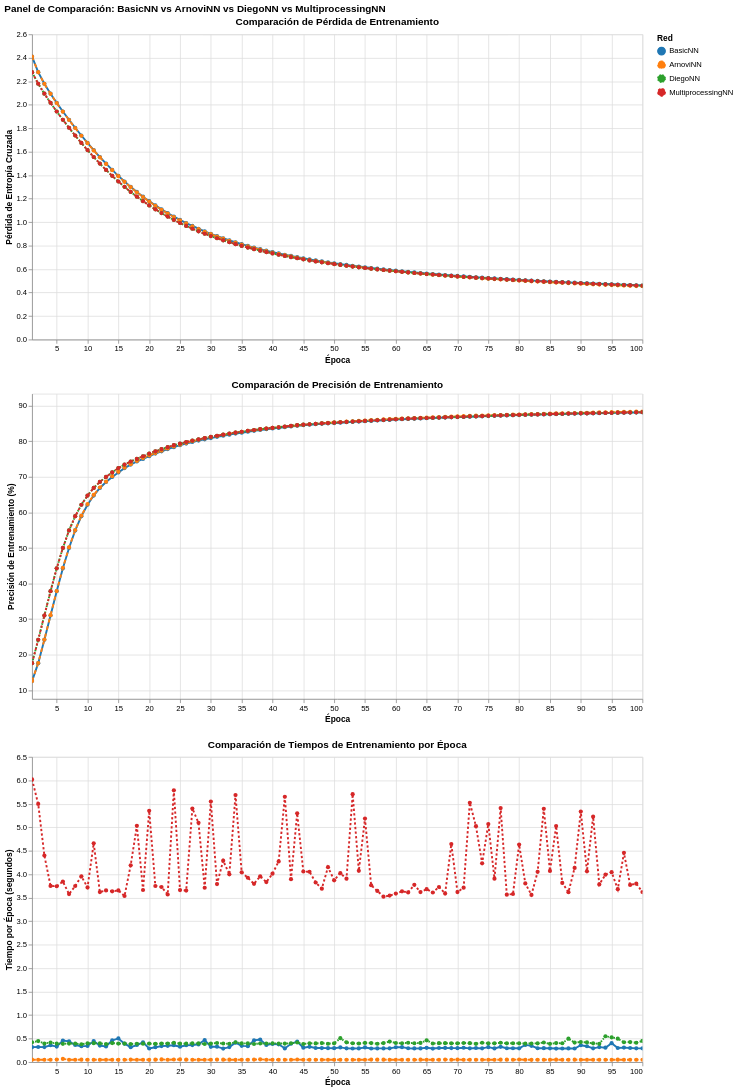

Notebook cell for this chart:
### Markdown cell above
## 10. Panel de Control de Visualización Combinada

### Code cell
# Crear un panel de control combinado con los tres gráficos
dashboard = alt.vconcat(
    chart_loss,
    chart_acc,
    chart_times
).properties(
    title='Panel de Comparación: BasicNN vs ArnoviNN vs DiegoNN vs MultiprocessingNN'
).resolve_scale(
    color='shared'
)

# Mostrar el panel de control
dashboard.show()

print("✓ Panel de control de visualización combinada mostrado")

### Figure 1 — Vega-Lite specification as saved in the notebook (floating-point values rounded to 4 significant figures; data arrays with more than 128 entries replaced by an {"elided": "..."} marker saying what was removed)
{"config": {"view": {"continuousWidth": 300, "continuousHeight": 300}}, "vconcat": [{"data": {"name": "data-83979738d34bca69ec6f6cf9dabe7095"}, "mark": {"type": "line", "point": true, "size": 2.5}, "encoding": {"color": {"field": "Network", "scale": {"domain": ["BasicNN", "ArnoviNN", "DiegoNN", "MultiprocessingNN"], "range": ["#1f77b4", "#ff7f0e", "#2ca02c", "#d62728"]}, "title": "Red", "type": "nominal"}, "strokeDash": {"field": "Network", "scale": {"domain": ["BasicNN", "ArnoviNN", "DiegoNN", "MultiprocessingNN"], "range": [[], [5, 5], [2, 2], [3, 3]]}, "type": "nominal"}, "tooltip": [{"field": "Epoch", "type": "quantitative"}, {"field": "Network", "type": "nominal"}, {"field": "Loss", "format": ".4f", "type": "quantitative"}], "x": {"field": "Epoch", "scale": {"nice": false}, "title": "Época", "type": "quantitative"}, "y": {"field": "Loss", "title": "Pérdida de Entropía Cruzada", "type": "quantitative"}}, "height": 400, "name": "view_2d9522f55dadfd2d_0", "title": "Comparación de Pérdida de Entrenamiento", "width": 800}, {"data": {"name": "data-6dec80bee1f2369ad7213fc0f837ec96"}, "mark": {"type": "line", "point": true, "size": 2.5}, "encoding": {"color": {"field": "Network", "scale": {"domain": ["BasicNN", "ArnoviNN", "DiegoNN", "MultiprocessingNN"], "range": ["#1f77b4", "#ff7f0e", "#2ca02c", "#d62728"]}, "title": "Red", "type": "nominal"}, "strokeDash": {"field": "Network", "scale": {"domain": ["BasicNN", "ArnoviNN", "DiegoNN", "MultiprocessingNN"], "range": [[], [5, 5], [2, 2], [3, 3]]}, "type": "nominal"}, "tooltip": [{"field": "Epoch", "type": "quantitative"}, {"field": "Network", "type": "nominal"}, {"field": "Accuracy (%)", "format": ".2f", "type": "quantitative"}], "x": {"field": "Epoch", "scale": {"nice": false}, "title": "Época", "type": "quantitative"}, "y": {"field": "Accuracy (%)", "scale": {"domain": [7.58, 93.34]}, "title": "Precisión de Entrenamiento (%)", "type": "quantitative"}}, "height": 400, "name": "view_796a940da6366a0f_1", "title": "Comparación de Precisión de Entrenamiento", "width": 800}, {"data": {"name": "data-561f4af0ce8cd744b54931a469874280"}, "mark": {"type": "line", "point": true, "size": 2.5}, "encoding": {"color": {"field": "Network", "scale": {"domain": ["BasicNN", "ArnoviNN", "DiegoNN", "MultiprocessingNN"], "range": ["#1f77b4", "#ff7f0e", "#2ca02c", "#d62728"]}, "title": "Red", "type": "nominal"}, "strokeDash": {"field": "Network", "scale": {"domain": ["BasicNN", "ArnoviNN", "DiegoNN", "MultiprocessingNN"], "range": [[], [5, 5], [2, 2], [3, 3]]}, "type": "nominal"}, "tooltip": [{"field": "Epoch", "type": "quantitative"}, {"field": "Network", "type": "nominal"}, {"field": "Time (seconds)", "format": ".4f", "type": "quantitative"}], "x": {"field": "Epoch", "scale": {"nice": false}, "title": "Época", "type": "quantitative"}, "y": {"field": "Time (seconds)", "title": "Tiempo por Época (segundos)", "type": "quantitative"}}, "height": 400, "name": "view_e3f79cba30139742_2", "title": "Comparación de Tiempos de Entrenamiento por Época", "width": 800}], "params": [{"name": "param_1e9efca18e7a2868", "select": {"type": "interval", "encodings": ["x", "y"]}, "bind": "scales", "views": ["view_2d9522f55dadfd2d_0", "view_796a940da6366a0f_1", "view_e3f79cba30139742_2"]}], "resolve": {"scale": {"color": "shared"}}, "title": "Panel de Comparación: BasicNN vs ArnoviNN vs DiegoNN vs MultiprocessingNN", "$schema": "https://vega.github.io/schema/vega-lite/v6.1.0.json", "datasets": {"data-83979738d34bca69ec6f6cf9dabe7095": {"elided": "400 records"}, "data-6dec80bee1f2369ad7213fc0f837ec96": {"elided": "400 records"}, "data-561f4af0ce8cd744b54931a469874280": {"elided": "400 records"}}}
